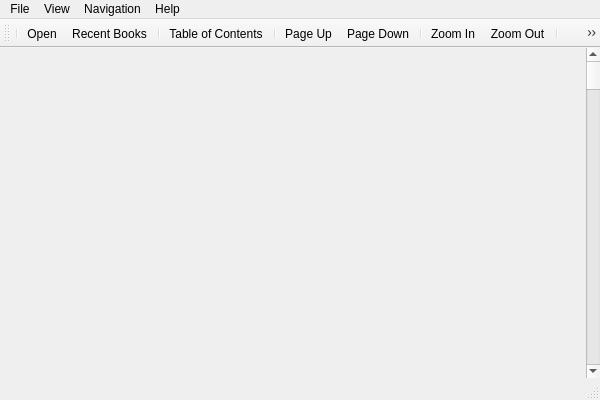
<?xml version="1.0" encoding="UTF-8"?>
<ui version="4.0">
 <class>MainWindowClass</class>
 <widget class="QMainWindow" name="MainWindowClass">
  <property name="geometry">
   <rect>
    <x>0</x>
    <y>0</y>
    <width>600</width>
    <height>400</height>
   </rect>
  </property>
  <property name="windowTitle">
   <string>CoolReader</string>
  </property>
  <widget class="QWidget" name="centralWidget">
   <property name="minimumSize">
    <size>
     <width>300</width>
     <height>300</height>
    </size>
   </property>
   <layout class="QHBoxLayout" name="horizontalLayout">
    <property name="spacing">
     <number>0</number>
    </property>
    <property name="sizeConstraint">
     <enum>QLayout::SetMinimumSize</enum>
    </property>
    <property name="margin">
     <number>0</number>
    </property>
    <item>
     <layout class="QHBoxLayout" name="horizontalLayout_2">
      <property name="spacing">
       <number>0</number>
      </property>
      <item>
       <widget class="CR3View" name="view" native="true">
        <property name="contextMenuPolicy">
         <enum>Qt::CustomContextMenu</enum>
        </property>
       </widget>
      </item>
      <item>
       <widget class="QScrollBar" name="scroll">
        <property name="orientation">
         <enum>Qt::Vertical</enum>
        </property>
       </widget>
      </item>
     </layout>
    </item>
   </layout>
  </widget>
  <widget class="QMenuBar" name="menuBar">
   <property name="geometry">
    <rect>
     <x>0</x>
     <y>0</y>
     <width>600</width>
     <height>22</height>
    </rect>
   </property>
   <widget class="QMenu" name="menuFile">
    <property name="title">
     <string>File</string>
    </property>
    <addaction name="actionOpen"/>
    <addaction name="actionRecentBooks"/>
    <addaction name="separator"/>
    <addaction name="actionFileProperties"/>
    <addaction name="actionSettings"/>
    <addaction name="separator"/>
    <addaction name="actionClose"/>
   </widget>
   <widget class="QMenu" name="menuView">
    <property name="title">
     <string>View</string>
    </property>
    <addaction name="actionToggle_Pages_Scroll"/>
    <addaction name="actionMinimize"/>
    <addaction name="actionToggle_Full_Screen"/>
    <addaction name="actionZoom_In"/>
    <addaction name="actionZoom_Out"/>
    <addaction name="separator"/>
    <addaction name="actionTOC"/>
    <addaction name="actionShowBookmarksList"/>
    <addaction name="actionAddBookmark"/>
   </widget>
   <widget class="QMenu" name="menuNavigation">
    <property name="title">
     <string>Navigation</string>
    </property>
    <addaction name="actionNextPage"/>
    <addaction name="actionPrevPage"/>
    <addaction name="actionNextLine"/>
    <addaction name="actionPrevLine"/>
    <addaction name="actionFirstPage"/>
    <addaction name="actionLastPage"/>
    <addaction name="actionNextChapter"/>
    <addaction name="actionPrevChapter"/>
    <addaction name="separator"/>
    <addaction name="actionBack"/>
    <addaction name="actionForward"/>
   </widget>
   <widget class="QMenu" name="menuHelp">
    <property name="title">
     <string>Help</string>
    </property>
    <addaction name="actionAboutQT"/>
    <addaction name="actionAboutCoolReader"/>
   </widget>
   <addaction name="menuFile"/>
   <addaction name="menuView"/>
   <addaction name="menuNavigation"/>
   <addaction name="menuHelp"/>
  </widget>
  <widget class="QToolBar" name="mainToolBar">
   <attribute name="toolBarArea">
    <enum>TopToolBarArea</enum>
   </attribute>
   <attribute name="toolBarBreak">
    <bool>false</bool>
   </attribute>
   <addaction name="separator"/>
   <addaction name="actionOpen"/>
   <addaction name="actionRecentBooks"/>
   <addaction name="separator"/>
   <addaction name="actionTOC"/>
   <addaction name="separator"/>
   <addaction name="actionPrevPage"/>
   <addaction name="actionNextPage"/>
   <addaction name="separator"/>
   <addaction name="actionZoom_In"/>
   <addaction name="actionZoom_Out"/>
   <addaction name="separator"/>
   <addaction name="actionSettings"/>
  </widget>
  <widget class="QStatusBar" name="statusBar"/>
  <action name="actionOpen">
   <property name="icon">
    <iconset resource="cr3res.qrc">
     <normaloff>:/icons/action/icons/fileopen.png</normaloff>:/icons/action/icons/fileopen.png</iconset>
   </property>
   <property name="text">
    <string>Open...</string>
   </property>
   <property name="toolTip">
    <string>Open file</string>
   </property>
   <property name="shortcut">
    <string>F3</string>
   </property>
  </action>
  <action name="actionToggle_Pages_Scroll">
   <property name="text">
    <string>Toggle Pages/Scroll</string>
   </property>
   <property name="shortcut">
    <string>Ctrl+P</string>
   </property>
  </action>
  <action name="actionClose">
   <property name="icon">
    <iconset resource="cr3res.qrc">
     <normaloff>:/icons/action/icons/exit.png</normaloff>:/icons/action/icons/exit.png</iconset>
   </property>
   <property name="text">
    <string>Close</string>
   </property>
   <property name="shortcut">
    <string>F12</string>
   </property>
  </action>
  <action name="actionMinimize">
   <property name="text">
    <string>Minimize</string>
   </property>
   <property name="shortcut">
    <string>Esc</string>
   </property>
   <property name="shortcutContext">
    <enum>Qt::WindowShortcut</enum>
   </property>
  </action>
  <action name="actionNextPage">
   <property name="icon">
    <iconset resource="cr3res.qrc">
     <normaloff>:/icons/action/icons/forward.png</normaloff>:/icons/action/icons/forward.png</iconset>
   </property>
   <property name="text">
    <string>Page Down</string>
   </property>
   <property name="toolTip">
    <string>Go to next page</string>
   </property>
   <property name="shortcut">
    <string>PgDown</string>
   </property>
  </action>
  <action name="actionPrevPage">
   <property name="icon">
    <iconset resource="cr3res.qrc">
     <normaloff>:/icons/action/icons/back.png</normaloff>:/icons/action/icons/back.png</iconset>
   </property>
   <property name="text">
    <string>Page Up</string>
   </property>
   <property name="toolTip">
    <string>Back by page</string>
   </property>
   <property name="shortcut">
    <string>PgUp</string>
   </property>
  </action>
  <action name="actionNextLine">
   <property name="text">
    <string>Line Down</string>
   </property>
   <property name="toolTip">
    <string>Forward by one line</string>
   </property>
   <property name="shortcut">
    <string>Down</string>
   </property>
  </action>
  <action name="actionPrevLine">
   <property name="text">
    <string>Line Up</string>
   </property>
   <property name="toolTip">
    <string>Back by line</string>
   </property>
   <property name="shortcut">
    <string>Up</string>
   </property>
  </action>
  <action name="actionFirstPage">
   <property name="text">
    <string>First Page</string>
   </property>
   <property name="toolTip">
    <string>Go to first page</string>
   </property>
   <property name="shortcut">
    <string>Home</string>
   </property>
  </action>
  <action name="actionLastPage">
   <property name="text">
    <string>Last Page</string>
   </property>
   <property name="toolTip">
    <string>Go to last page</string>
   </property>
   <property name="shortcut">
    <string>End</string>
   </property>
  </action>
  <action name="actionBack">
   <property name="text">
    <string>Back</string>
   </property>
   <property name="toolTip">
    <string>Back in navigation history</string>
   </property>
   <property name="shortcut">
    <string>Backspace</string>
   </property>
  </action>
  <action name="actionForward">
   <property name="text">
    <string>Forward</string>
   </property>
   <property name="toolTip">
    <string>Go to the next position in navigation history</string>
   </property>
   <property name="shortcut">
    <string>Shift+Backspace</string>
   </property>
  </action>
  <action name="actionNextChapter">
   <property name="text">
    <string>Next Chapter</string>
   </property>
   <property name="toolTip">
    <string>Go to next chapter</string>
   </property>
   <property name="shortcut">
    <string>Alt+Down</string>
   </property>
  </action>
  <action name="actionPrevChapter">
   <property name="text">
    <string>Previous Chapter</string>
   </property>
   <property name="toolTip">
    <string>Go to previous chapter</string>
   </property>
   <property name="shortcut">
    <string>Alt+Up</string>
   </property>
  </action>
  <action name="actionToggle_Full_Screen">
   <property name="checkable">
    <bool>true</bool>
   </property>
   <property name="icon">
    <iconset resource="cr3res.qrc">
     <normaloff>:/icons/action/icons/window_fullscreen.png</normaloff>:/icons/action/icons/window_fullscreen.png</iconset>
   </property>
   <property name="text">
    <string>Toggle Full Screen</string>
   </property>
   <property name="toolTip">
    <string>Toggle Full Screen mode</string>
   </property>
   <property name="shortcut">
    <string>Alt+Return</string>
   </property>
  </action>
  <action name="actionZoom_In">
   <property name="icon">
    <iconset resource="cr3res.qrc">
     <normaloff>:/icons/action/icons/viewmag+.png</normaloff>:/icons/action/icons/viewmag+.png</iconset>
   </property>
   <property name="text">
    <string>Zoom In</string>
   </property>
   <property name="toolTip">
    <string>Increase font size</string>
   </property>
   <property name="shortcut">
    <string>+</string>
   </property>
  </action>
  <action name="actionZoom_Out">
   <property name="icon">
    <iconset resource="cr3res.qrc">
     <normaloff>:/icons/action/icons/viewmag-.png</normaloff>:/icons/action/icons/viewmag-.png</iconset>
   </property>
   <property name="text">
    <string>Zoom Out</string>
   </property>
   <property name="toolTip">
    <string>Decrease font size</string>
   </property>
   <property name="shortcut">
    <string>-</string>
   </property>
  </action>
  <action name="actionTOC">
   <property name="icon">
    <iconset resource="cr3res.qrc">
     <normaloff>:/icons/action/icons/view-table-of-contents-ltr.png</normaloff>:/icons/action/icons/view-table-of-contents-ltr.png</iconset>
   </property>
   <property name="text">
    <string>Table of Contents...</string>
   </property>
   <property name="toolTip">
    <string>Show table of contents</string>
   </property>
   <property name="shortcut">
    <string>F4</string>
   </property>
  </action>
  <action name="actionRecentBooks">
   <property name="icon">
    <iconset resource="cr3res.qrc">
     <normaloff>:/icons/action/icons/folder_favorite.png</normaloff>:/icons/action/icons/folder_favorite.png</iconset>
   </property>
   <property name="text">
    <string>Recent Books</string>
   </property>
   <property name="toolTip">
    <string>Show recent books list</string>
   </property>
   <property name="shortcut">
    <string>F5</string>
   </property>
  </action>
  <action name="actionSettings">
   <property name="icon">
    <iconset resource="cr3res.qrc">
     <normaloff>:/icons/action/icons/configure.png</normaloff>:/icons/action/icons/configure.png</iconset>
   </property>
   <property name="text">
    <string>Settings...</string>
   </property>
   <property name="toolTip">
    <string>Settings dialog</string>
   </property>
   <property name="shortcut">
    <string>F9</string>
   </property>
  </action>
  <action name="actionCopy">
   <property name="icon">
    <iconset resource="cr3res.qrc">
     <normaloff>:/icons/action/icons/editcopy.png</normaloff>:/icons/action/icons/editcopy.png</iconset>
   </property>
   <property name="text">
    <string>Copy</string>
   </property>
   <property name="toolTip">
    <string>Copy selected text</string>
   </property>
   <property name="shortcut">
    <string>Ctrl+C</string>
   </property>
  </action>
  <action name="actionCopy2">
   <property name="text">
    <string>copy2</string>
   </property>
   <property name="toolTip">
    <string>Copy alternative shortcut</string>
   </property>
   <property name="shortcut">
    <string>Ctrl+Ins</string>
   </property>
  </action>
  <action name="actionAboutQT">
   <property name="text">
    <string>About Qt</string>
   </property>
   <property name="toolTip">
    <string>About Qt</string>
   </property>
  </action>
  <action name="actionAboutCoolReader">
   <property name="text">
    <string>About CoolReader</string>
   </property>
   <property name="toolTip">
    <string>About CoolReader</string>
   </property>
   <property name="shortcut">
    <string>F1</string>
   </property>
  </action>
  <action name="actionAddBookmark">
   <property name="text">
    <string>Add Bookmark</string>
   </property>
   <property name="toolTip">
    <string>Add bookmark</string>
   </property>
   <property name="shortcut">
    <string>Ctrl+B</string>
   </property>
  </action>
  <action name="actionShowBookmarksList">
   <property name="text">
    <string>Bookmark List...</string>
   </property>
   <property name="toolTip">
    <string>Show bookmarks list</string>
   </property>
   <property name="shortcut">
    <string>F6</string>
   </property>
  </action>
  <action name="actionFileProperties">
   <property name="text">
    <string>File Properties...</string>
   </property>
   <property name="toolTip">
    <string>Show file properties</string>
   </property>
   <property name="shortcut">
    <string>Ctrl+F1</string>
   </property>
  </action>
 </widget>
 <layoutdefault spacing="6" margin="11"/>
 <customwidgets>
  <customwidget>
   <class>CR3View</class>
   <extends>QWidget</extends>
   <header>cr3widget.h</header>
   <container>1</container>
   <slots>
    <signal>fileOpened()</signal>
    <slot>open()</slot>
    <slot>contextMenu(QPoint)</slot>
   </slots>
  </customwidget>
 </customwidgets>
 <resources>
  <include location="cr3res.qrc"/>
 </resources>
 <connections>
  <connection>
   <sender>view</sender>
   <signal>customContextMenuRequested(QPoint)</signal>
   <receiver>MainWindowClass</receiver>
   <slot>contextMenu(QPoint)</slot>
   <hints>
    <hint type="sourcelabel">
     <x>316</x>
     <y>261</y>
    </hint>
    <hint type="destinationlabel">
     <x>652</x>
     <y>32</y>
    </hint>
   </hints>
  </connection>
 </connections>
 <slots>
  <slot>contextMenu(QPoint)</slot>
 </slots>
</ui>
